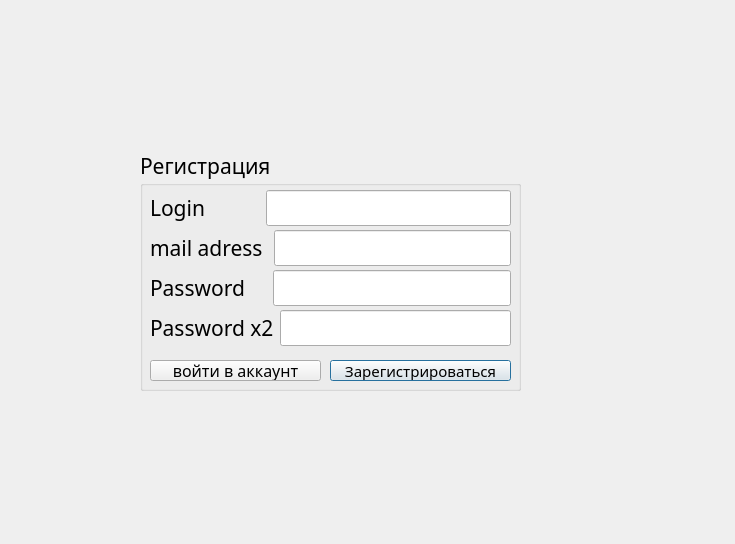
<?xml version="1.0" encoding="UTF-8"?>
<ui version="4.0">
 <class>Registration</class>
 <widget class="QDialog" name="Registration">
  <property name="geometry">
   <rect>
    <x>0</x>
    <y>0</y>
    <width>735</width>
    <height>544</height>
   </rect>
  </property>
  <property name="windowTitle">
   <string>Dialog</string>
  </property>
  <widget class="QGroupBox" name="login_3">
   <property name="geometry">
    <rect>
     <x>140</x>
     <y>150</y>
     <width>381</width>
     <height>241</height>
    </rect>
   </property>
   <property name="font">
    <font>
     <family>MS Reference Sans Serif</family>
     <pointsize>16</pointsize>
    </font>
   </property>
   <property name="title">
    <string>Регистрация</string>
   </property>
   <widget class="QPushButton" name="regB">
    <property name="geometry">
     <rect>
      <x>190</x>
      <y>210</y>
      <width>181</width>
      <height>21</height>
     </rect>
    </property>
    <property name="font">
     <font>
      <family>MS Reference Sans Serif</family>
      <pointsize>11</pointsize>
     </font>
    </property>
    <property name="text">
     <string>Зарегистрироваться</string>
    </property>
   </widget>
   <widget class="QPushButton" name="logTB">
    <property name="geometry">
     <rect>
      <x>10</x>
      <y>210</y>
      <width>171</width>
      <height>21</height>
     </rect>
    </property>
    <property name="font">
     <font>
      <family>MS Reference Sans Serif</family>
      <pointsize>12</pointsize>
     </font>
    </property>
    <property name="text">
     <string>войти в аккаунт</string>
    </property>
   </widget>
   <widget class="QWidget" name="layoutWidget_4">
    <property name="geometry">
     <rect>
      <x>10</x>
      <y>80</y>
      <width>361</width>
      <height>36</height>
     </rect>
    </property>
    <layout class="QHBoxLayout" name="horizontalLayout_7">
     <item>
      <widget class="QLabel" name="mail">
       <property name="text">
        <string>mail adress </string>
       </property>
      </widget>
     </item>
     <item>
      <widget class="QLineEdit" name="mailEdit">
       <property name="text">
        <string/>
       </property>
      </widget>
     </item>
    </layout>
   </widget>
   <widget class="QWidget" name="layoutWidget">
    <property name="geometry">
     <rect>
      <x>10</x>
      <y>40</y>
      <width>361</width>
      <height>36</height>
     </rect>
    </property>
    <layout class="QHBoxLayout" name="horizontalLayout_5">
     <item>
      <widget class="QLabel" name="name">
       <property name="text">
        <string>Login          </string>
       </property>
      </widget>
     </item>
     <item>
      <widget class="QLineEdit" name="nameEdit_3">
       <property name="text">
        <string/>
       </property>
      </widget>
     </item>
    </layout>
   </widget>
   <widget class="QWidget" name="layoutWidget_3">
    <property name="geometry">
     <rect>
      <x>10</x>
      <y>120</y>
      <width>361</width>
      <height>36</height>
     </rect>
    </property>
    <layout class="QHBoxLayout" name="horizontalLayout_6">
     <item>
      <widget class="QLabel" name="password">
       <property name="text">
        <string>Password    </string>
       </property>
      </widget>
     </item>
     <item>
      <widget class="QLineEdit" name="passwordEdit_7">
       <property name="text">
        <string/>
       </property>
      </widget>
     </item>
    </layout>
   </widget>
   <widget class="QWidget" name="layoutWidget_5">
    <property name="geometry">
     <rect>
      <x>10</x>
      <y>160</y>
      <width>361</width>
      <height>36</height>
     </rect>
    </property>
    <layout class="QHBoxLayout" name="horizontalLayout_8">
     <item>
      <widget class="QLabel" name="paswordS">
       <property name="text">
        <string>Password x2</string>
       </property>
      </widget>
     </item>
     <item>
      <widget class="QLineEdit" name="passwordSEdit">
       <property name="text">
        <string/>
       </property>
      </widget>
     </item>
    </layout>
   </widget>
  </widget>
 </widget>
 <resources/>
 <connections>
  <connection>
   <sender>regB</sender>
   <signal>clicked()</signal>
   <receiver>Registration</receiver>
   <slot>close()</slot>
   <hints>
    <hint type="sourcelabel">
     <x>477</x>
     <y>374</y>
    </hint>
    <hint type="destinationlabel">
     <x>644</x>
     <y>493</y>
    </hint>
   </hints>
  </connection>
  <connection>
   <sender>logTB</sender>
   <signal>clicked()</signal>
   <receiver>Registration</receiver>
   <slot>close()</slot>
   <hints>
    <hint type="sourcelabel">
     <x>263</x>
     <y>372</y>
    </hint>
    <hint type="destinationlabel">
     <x>173</x>
     <y>450</y>
    </hint>
   </hints>
  </connection>
 </connections>
</ui>
